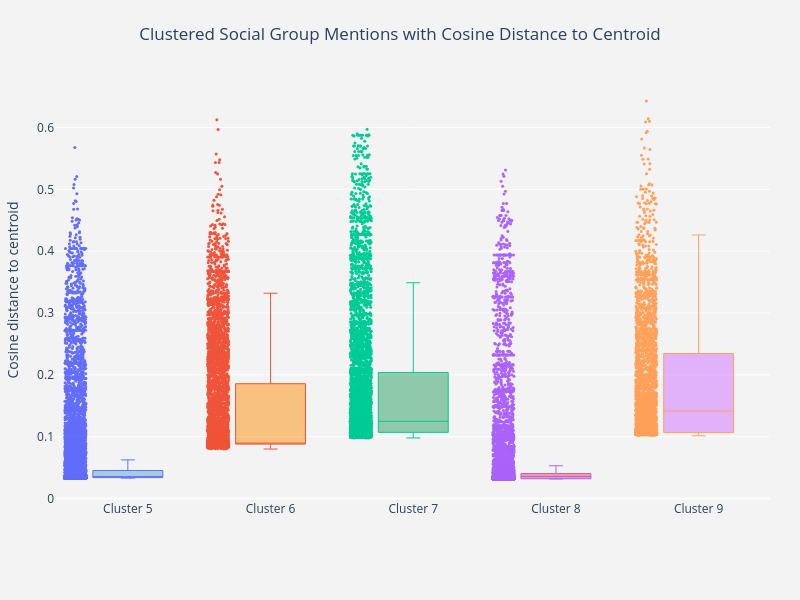

The notebook cell saved with this chart:
### Code cell
# plot some interactive cluster boxplots
plot_cluster_boxplot_interactive(question_df_long, range(5, 10), mention_col="sg_spans")

### Figure 1 — Plotly figure (JSON) as saved in the notebook; plotly's stock layout.template omitted (floating-point values rounded to 4 significant figures; data arrays with more than 128 entries replaced by an {"elided": "..."} marker saying what was removed)
{"data": [{"boxpoints": "all", "fillcolor": "rgba(93, 164, 214, 0.5)", "hoverinfo": "text+y", "jitter": 0.3, "line": {"width": 1}, "marker": {"size": 3}, "name": "Cluster 5", "text": {"elided": "12321 str values"}, "type": "box", "whiskerwidth": 0.2, "y": {"elided": "12321 float values"}}, {"boxpoints": "all", "fillcolor": "rgba(255, 144, 14, 0.5)", "hoverinfo": "text+y", "jitter": 0.3, "line": {"width": 1}, "marker": {"size": 3}, "name": "Cluster 6", "text": {"elided": "5372 str values"}, "type": "box", "whiskerwidth": 0.2, "y": {"elided": "5372 float values"}}, {"boxpoints": "all", "fillcolor": "rgba(44, 160, 101, 0.5)", "hoverinfo": "text+y", "jitter": 0.3, "line": {"width": 1}, "marker": {"size": 3}, "name": "Cluster 7", "text": {"elided": "5592 str values"}, "type": "box", "whiskerwidth": 0.2, "y": {"elided": "5592 float values"}}, {"boxpoints": "all", "fillcolor": "rgba(255, 65, 54, 0.5)", "hoverinfo": "text+y", "jitter": 0.3, "line": {"width": 1}, "marker": {"size": 3}, "name": "Cluster 8", "text": {"elided": "8297 str values"}, "type": "box", "whiskerwidth": 0.2, "y": {"elided": "8297 float values"}}, {"boxpoints": "all", "fillcolor": "rgba(207, 114, 255, 0.5)", "hoverinfo": "text+y", "jitter": 0.3, "line": {"width": 1}, "marker": {"size": 3}, "name": "Cluster 9", "text": {"elided": "2997 str values"}, "type": "box", "whiskerwidth": 0.2, "y": {"elided": "2997 float values"}}], "layout": {"height": 600, "margin": {"b": 100, "l": 40, "r": 30, "t": 80}, "paper_bgcolor": "rgb(243, 243, 243)", "plot_bgcolor": "rgb(243, 243, 243)", "showlegend": false, "title": {"text": "Clustered Social Group Mentions with Cosine Distance to Centroid", "x": 0.5}, "width": 800, "yaxis": {"autorange": true, "gridcolor": "rgb(255, 255, 255)", "gridwidth": 1, "showgrid": true, "title": {"text": "Cosine distance to centroid"}, "zeroline": true, "zerolinecolor": "rgb(255, 255, 255)", "zerolinewidth": 2}}}
